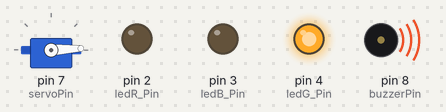
Simulated run of this sketch. Board: Arduino Uno, built with avr-gcc and run on an emulated ATmega328P. Shown: servo, output pins drawn as LEDs (lit = HIGH), buzzer (waves = sounding).

Above: at 0.05 s.
At 0.6 s:
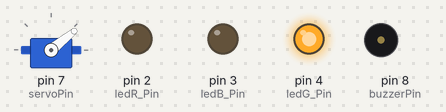
At 1.15 s:
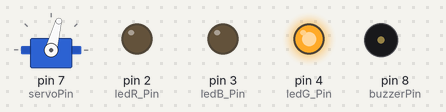
At 3.35 s:
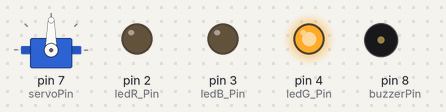
At 4.7 s:
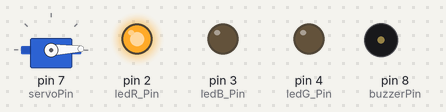
At 6.7 s:
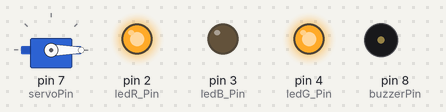
Timing chart, 0 to 8.8 s (numbered marks = the images above):
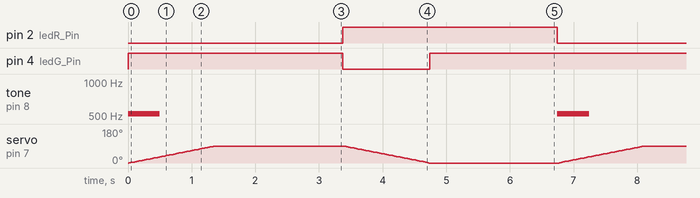

The sketch:

12_16520236_03.ino
```cpp
#include <Servo.h>
Servo servo_0;
const int servoPin = 7;
const int ledR_Pin = 2;
const int ledG_Pin = 4;
const int ledB_Pin = 3;
const int buzzerPin = 8;
int pos = 0;

// Start setup
void setup()
{
    pinMode(ledR_Pin, OUTPUT);
    pinMode(ledG_Pin, OUTPUT);
    pinMode(ledB_Pin, OUTPUT);
    pinMode(buzzerPin, OUTPUT);
    servo_0.attach(servoPin);
    servo_0.write(pos);
}

// Main loop
void loop()
{
    tone(buzzerPin, 523, 500);
    digitalWrite(ledG_Pin, HIGH);
    for (pos = 0; pos <= 90; pos++){
        servo_0.write(pos);
        delay(15); // Wait for 15 millisecond(s)
    }
    delay(2000); // Wait for 2000 millisecond(s)
    digitalWrite(ledG_Pin, LOW);
    digitalWrite(ledR_Pin, HIGH);
    for (pos = 90; pos >= 0; pos--){
        servo_0.write(pos);
        delay(15); // Wait for 15 millisecond(s)
    }
    digitalWrite(ledG_Pin, HIGH); // Green to Yellow
    delay(2000); // Wait for 2000 millisecond(s)
    digitalWrite(ledR_Pin, LOW); // Yellow to Green
}
```

Measured:
- by itself, pin 2 (ledR_Pin): alternates HIGH for 3.4 s and LOW for 3.4 s
- by itself, pin 4 (ledG_Pin): repeats every 6.7 s: LOW 1.4 s, HIGH 5.4 s
- by itself, tone on pin 8 (buzzerPin): alternates 523 Hz for 0.50 s and silent for 6.2 s
